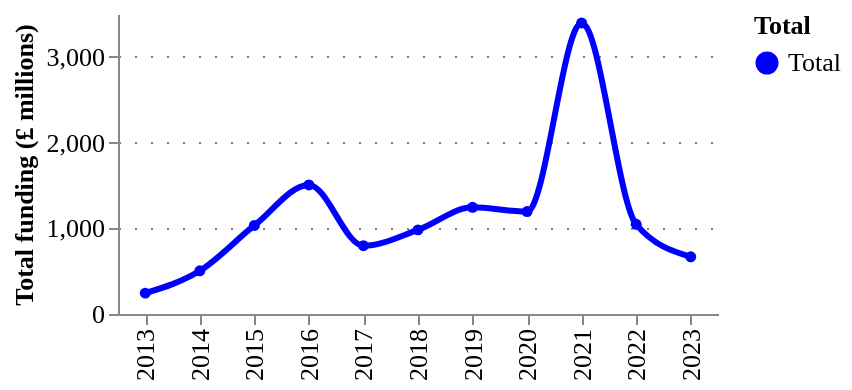

Notebook cell for this chart:
### Code cell
fig = pu.ts_smooth(
    ts_amounts.assign(Total="Total").assign(amount = lambda df: df.amount/1000),
    ["Total"],
    variable= "amount",
    variable_title = "Total funding (£ millions)",
    category_column = "Total",
    width = 300,
    height = 150,
    legend_orient='right',
)
pu.configure_plots(fig)

### Figure 1 — Vega-Lite specification as saved in the notebook (floating-point values rounded to 4 significant figures)
{"config": {"title": {"font": "Averta", "anchor": "start"}, "subtitle": {"font": "Averta"}, "axis": {"labelFont": "Averta", "titleFont": "Averta", "gridColor": "grey", "gridDash": [1, 7], "labelFontSize": 13, "titleFontSize": 13}, "header": {"labelFont": "Averta", "titleFont": "Averta"}, "legend": {"labelFont": "Averta", "titleFont": "Averta", "labelFontSize": 13, "titleFontSize": 13}, "range": {"category": ["#0000FF", "#FDB633", "#18A48C", "#9A1BBE", "#EB003B", "#FF6E47", "#646363", "#0F294A", "#97D9E3", "#A59BEE", "#F6A4B7", "#D2C9C0", "#FFFFFF", "#000000"], "ordinal": {"scheme": ["#0000FF", "#FDB633", "#18A48C", "#9A1BBE", "#EB003B", "#FF6E47", "#646363", "#0F294A", "#97D9E3", "#A59BEE", "#F6A4B7", "#D2C9C0", "#FFFFFF", "#000000"]}}, "view": {"strokeWidth": 0}}, "data": {"name": "data-817834ed80c4aa9af6f3f3edecab9d9d"}, "mark": {"type": "line", "interpolate": "monotone", "point": {"filled": true, "size": 30}, "size": 3, "strokeDash": [0]}, "encoding": {"color": {"field": "Total", "legend": {"orient": "right"}, "scale": {}, "type": "nominal"}, "tooltip": [{"field": "year", "title": "Year", "type": "ordinal"}, {"field": "Total", "type": "nominal"}, {"field": "amount", "format": ".3f", "title": "Total funding (£ millions)", "type": "quantitative"}], "x": {"field": "year", "title": "", "type": "ordinal"}, "y": {"field": "amount", "title": "Total funding (£ millions)", "type": "quantitative"}}, "height": 150, "title": {"anchor": "start", "text": "", "fontSize": 14, "subtitle": "", "subtitleFont": "Averta", "subtitleFontSize": 13}, "width": 300, "$schema": "https://vega.github.io/schema/vega-lite/v4.17.0.json", "datasets": {"data-817834ed80c4aa9af6f3f3edecab9d9d": [{"year": 2013, "amount": 243.5, "Total": "Total"}, {"year": 2014, "amount": 503.8, "Total": "Total"}, {"year": 2015, "amount": 1033.0, "Total": "Total"}, {"year": 2016, "amount": 1505.0, "Total": "Total"}, {"year": 2017, "amount": 796.3, "Total": "Total"}, {"year": 2018, "amount": 981.7, "Total": "Total"}, {"year": 2019, "amount": 1245.0, "Total": "Total"}, {"year": 2020, "amount": 1195.0, "Total": "Total"}, {"year": 2021, "amount": 3396.0, "Total": "Total"}, {"year": 2022, "amount": 1046.0, "Total": "Total"}, {"year": 2023, "amount": 667.7, "Total": "Total"}]}}
